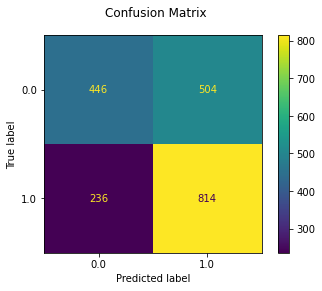

Here is the Python script that generated this plot:
import numpy as np
import pandas as pd
from matplotlib import pyplot as plt
from sklearn.neural_network import MLPClassifier
from sklearn.model_selection import train_test_split
import time
from sklearn.model_selection import GridSearchCV
from sklearn.metrics import classification_report
from sklearn.metrics import plot_confusion_matrix
from sklearn import preprocessing



data = pd.read_csv("../Dataset/higgs10k.csv", index_col=False)
data_encoded = pd.get_dummies(data, drop_first=False)

print(data_encoded)


y = (data_encoded['process type']).values
x = (data_encoded.drop(columns=['process type'])).values
#print(y)
#print(x)

x_train, x_test, y_train, y_test = train_test_split(x, y, test_size=0.2, random_state=0)

#print(x_test)


## Hyperparameters 
nn = MLPClassifier(max_iter=1000, random_state=1, early_stopping=True)
parameter_space = {
    'hidden_layer_sizes': [(100, 50, 30), (20,), (5, 2)],
    'activation': ['tanh', 'relu', 'logistic'],
    'solver': ['sgd', 'adam'],
    'alpha': [0.001, 0.05],
    'learning_rate': ['constant', 'adaptive'],
}

## Training
clf = GridSearchCV(nn, parameter_space, n_jobs=-1, cv=10)
clf.fit(x_train, y_train)

# Get Best parameters
print('Best parameters found:\n', clf.best_params_)
means = clf.cv_results_['mean_test_score']
stds = clf.cv_results_['std_test_score']
for mean, std, params in zip(means, stds, clf.cv_results_['params']):
    print("%0.3f (+/-%0.03f) for %r" % (mean, std * 2, params))
    
## Results
y_true, y_pred = y_test, clf.predict(x_test)
print('Results on the test set:')
print(classification_report(y_true, y_pred))
print('Accuracy: ', clf.score(x_test, y_test))


## Graphs
fig = plot_confusion_matrix(clf, x_test, y_test, display_labels=clf.classes_)
fig.figure_.suptitle("Confusion Matrix")
plt.show()
